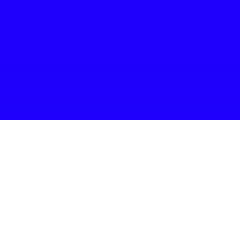
#> input picture Quentin/lfi-02/lfi-02/images/hog_test/horiz.jpg, 30 x 30 px (shown 8 times larger)
$ python simple_hog.py   (older library calls are emulated)
#> lines starting #> are read from the running program, lines starting #| are printed output that depends on the picture; after the words box and inside, x2 and y2 are one past the last pixel; in counts of white or black regions, pixels touching at a corner belong together
#> further down, test is the input picture: shape (30, 30, 3); mean B, G, R 253.3, 127.6, 142.9
import numpy as np
import cv2
import math
import matplotlib
matplotlib.use('TkAgg')
import matplotlib.pyplot as plt

###############################################################
#
# Write your own descriptor / Histogram of Oriented Gradients
#
###############################################################


def plot_histogram(hist, bins):
    width = 0.7 * (bins[1] - bins[0])
    center = (bins[:-1] + bins[1:]) / 2
    plt.bar(center, hist, align='center', width=width)
    plt.show()


def compute_simple_hog(imgcolor, keypoints, mag_eps=1e-3):

    # convert color to gray image and extract feature in gray
#> called with mag_eps = 0.001
    img_gray = cv2.cvtColor(imgcolor, cv2.COLOR_BGR2GRAY)
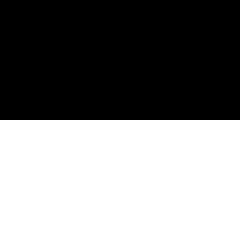
#> img_gray: shape (30, 30) (shown 8 times larger); values 38 (black) and 255 (white), 50% white; 1 white region, box (x1, y1, x2, y2) and area: (0, 15, 30, 30) 450

    # compute x and y gradients (sobel kernel size 5)
    grad_x = cv2.Sobel(img_gray, cv2.CV_32F, 1, 0, ksize=5)
#> grad_x: shape (30, 30) float32; every value is 0
    grad_y = cv2.Sobel(img_gray, cv2.CV_32F, 0, 1, ksize=5)
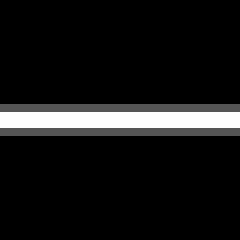
#> grad_y: shape (30, 30) float32 (shown 8 times larger); min 0, max 10416, mean 925.9; drawn with min black and max white

    # compute magnitude and angle of the gradients
    magnitude = cv2.magnitude(grad_x, grad_y)
    angle = cv2.phase(grad_x, grad_y, angleInDegrees=True)
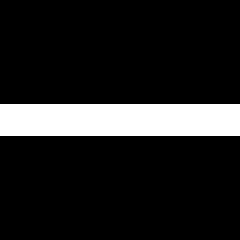
#> angle: shape (30, 30) float32 (shown 8 times larger); values 0 (black) and 90 (white), 13.3% white; 1 white region, box (x1, y1, x2, y2) and area: (0, 13, 30, 17) 120

    # go through all keypoints and and compute feature vector
    descr = np.zeros((len(keypoints), 8), np.float32)
    count = 0
    for kp in keypoints:
        # print kp.pt, kp.size
        print(kp.pt, kp.size)
        # extract angle in keypoint sub window
        cx, cy = int(kp.pt[0]), int(kp.pt[1])
        half = int(kp.size // 2)
        angle_patch = angle[cy - half:cy + half + 1, cx - half:cx + half + 1]


        # extract gradient magnitude in keypoint subwindow
        magnitude_patch = magnitude[cy - half:cy + half + 1, cx - half:cx + half + 1]

        # create histogram of angle in subwindow BUT only where magnitude of gradients is non zero! Why? Find an
        # answer to that question use np.histogram
        mask = magnitude_patch > mag_eps
        ang_valid = angle_patch[mask]
        mag_valid = magnitude_patch[mask]
        hist, bins = np.histogram(ang_valid, bins=8, range=(0, 360), weights=mag_valid)
        hist /= (np.linalg.norm(hist) + 1e-6)

        plot_histogram(hist, bins)

        descr[count] = hist
        count+=1
#> this loop made 1 pass
#> (hist, bins, width in plot_histogram, center in plot_histogram) on pass 1: ([0, 0, 1, 0, 0, 0, 0, 0], [0, 45, 90, 135, 180, 225, 270, 315, 360], 31.5, [22.5, 67.5, 112.5, 157.5, 202.5, 247.5, 292.5, 337.5])
#> pass 1, in plot_histogram, `plt.show()`:
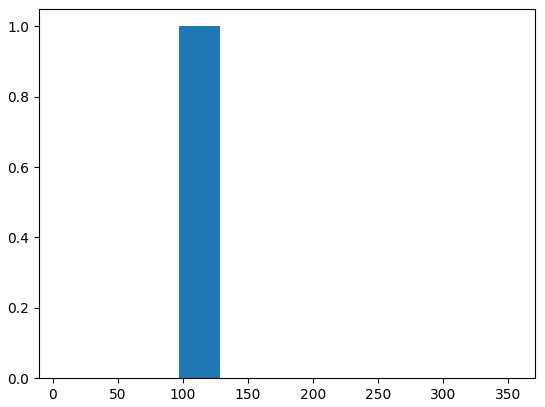
#> figure drawn by matplotlib, 1 panel; tallest bar 1 high, from x = 96.75 to 128.2
#> after the loop, count = 1

    return descr


keypoints = [cv2.KeyPoint(15, 15, 11)]

# test for all test images
test = cv2.imread('./images/hog_test/horiz.jpg')
descriptor = compute_simple_hog(test, keypoints)

$ run again, with Quentin/lfi-02/lfi-02/images/hog_test/circle.jpg copied over Quentin/lfi-02/lfi-02/images/hog_test/horiz.jpg
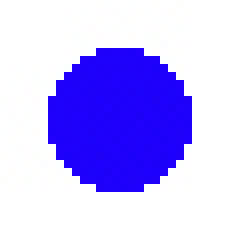
#> input picture Quentin/lfi-02/lfi-02/images/hog_test/circle.jpg, 30 x 30 px (shown 8 times larger)
#> test is the input picture: shape (30, 30, 3); mean B, G, R 253.7, 182.5, 190.9
#> in compute_simple_hog, `angle = cv2.phase(grad_x, grad_y, angleInDegrees=True)`:
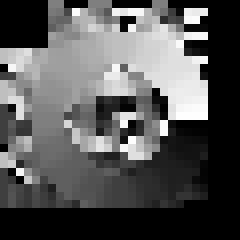
#> angle: shape (30, 30) float32 (shown 8 times larger); min 0, max 360, mean 121.3; drawn with min black and max white
#> the loop in compute_simple_hog, `for kp in keypoints:` made 1 pass
#> (hist, bins, width in plot_histogram, center in plot_histogram) on pass 1: ([0.889, 0.246, 0.266, 0.0242, 0.0494, 0.0128, 0.015, 0.274], [0, 45, 90, 135, 180, 225, 270, 315, 360], 31.5, [22.5, 67.5, 112.5, 157.5, 202.5, 247.5, 292.5, 337.5])
#> pass 1, in plot_histogram, `plt.show()`:
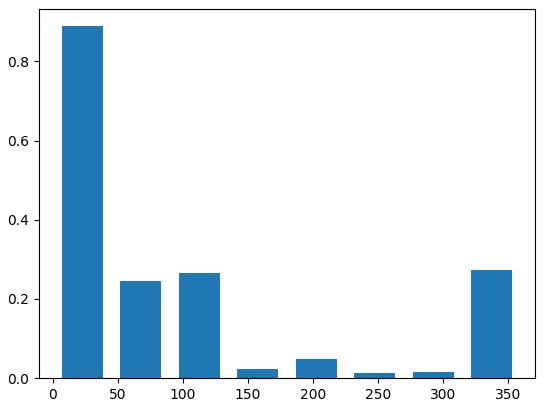
#> figure drawn by matplotlib, 1 panel; tallest bar 0.889 high, from x = 6.75 to 38.25
#> after the loop in compute_simple_hog, `for kp in keypoints:`: count = 1

$ run again, with Quentin/lfi-02/lfi-02/images/hog_test/diag.jpg copied over Quentin/lfi-02/lfi-02/images/hog_test/horiz.jpg
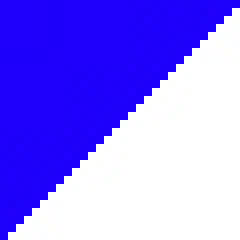
#> input picture Quentin/lfi-02/lfi-02/images/hog_test/diag.jpg, 30 x 30 px (shown 8 times larger)
#> test is the input picture: shape (30, 30, 3); mean B, G, R 252.9, 123.3, 138.9
#> in compute_simple_hog, `angle = cv2.phase(grad_x, grad_y, angleInDegrees=True)`:
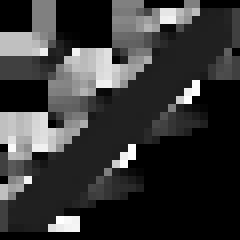
#> angle: shape (30, 30) float32 (shown 8 times larger); min 0, max 357.5, mean 77; drawn with min black and max white
#> the loop in compute_simple_hog, `for kp in keypoints:` made 1 pass
#> (bins, width in plot_histogram, center in plot_histogram) on pass 1: ([0, 45, 90, 135, 180, 225, 270, 315, 360], 31.5, [22.5, 67.5, 112.5, 157.5, 202.5, 247.5, 292.5, 337.5])
#> pass 1, in plot_histogram, `plt.show()`:
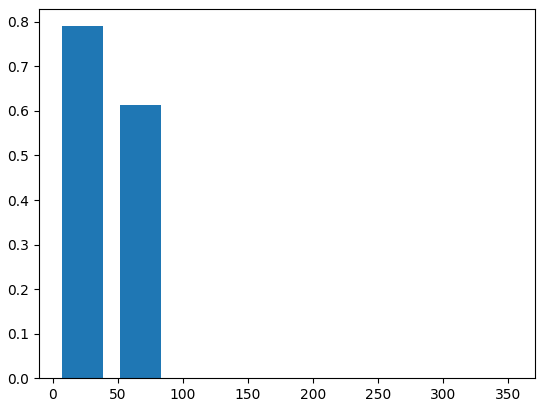
#> figure drawn by matplotlib, 1 panel; tallest bar 0.79 high, from x = 6.75 to 38.25
#> after the loop in compute_simple_hog, `for kp in keypoints:`: count = 1

$ run again, with Quentin/lfi-02/lfi-02/images/hog_test/vert.jpg copied over Quentin/lfi-02/lfi-02/images/hog_test/horiz.jpg
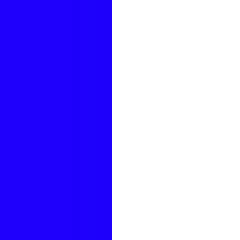
#> input picture Quentin/lfi-02/lfi-02/images/hog_test/vert.jpg, 30 x 30 px (shown 8 times larger)
#> test is the input picture: shape (30, 30, 3); mean B, G, R 253.4, 136, 150.3
#> grad_y: shape (30, 30) float32; every value is 0
#> in compute_simple_hog, `angle = cv2.phase(grad_x, grad_y, angleInDegrees=True)`:
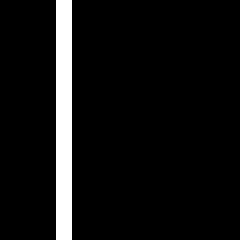
#> angle: shape (30, 30) float32 (shown 8 times larger); values 0 (black) and 180 (white), 6.7% white in thin lines or dots, all inside (x1, y1, x2, y2) = (7, 0, 9, 30)
#> the loop in compute_simple_hog, `for kp in keypoints:` made 1 pass
#> (hist, bins, width in plot_histogram, center in plot_histogram) on pass 1: ([1, 0, 0, 0, 0, 0, 0, 0], [0, 45, 90, 135, 180, 225, 270, 315, 360], 31.5, [22.5, 67.5, 112.5, 157.5, 202.5, 247.5, 292.5, 337.5])
#> pass 1, in plot_histogram, `plt.show()`:
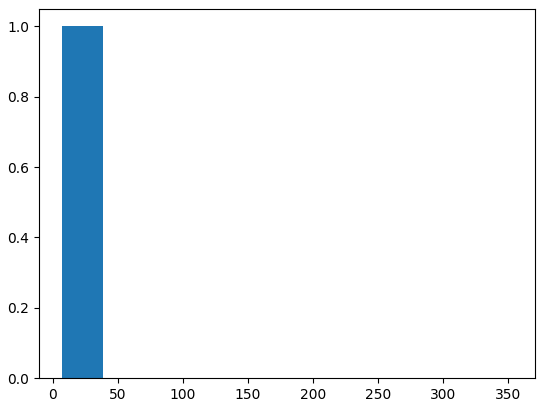
#> figure drawn by matplotlib, 1 panel; tallest bar 1 high, from x = 6.75 to 38.25
#> after the loop in compute_simple_hog, `for kp in keypoints:`: count = 1
